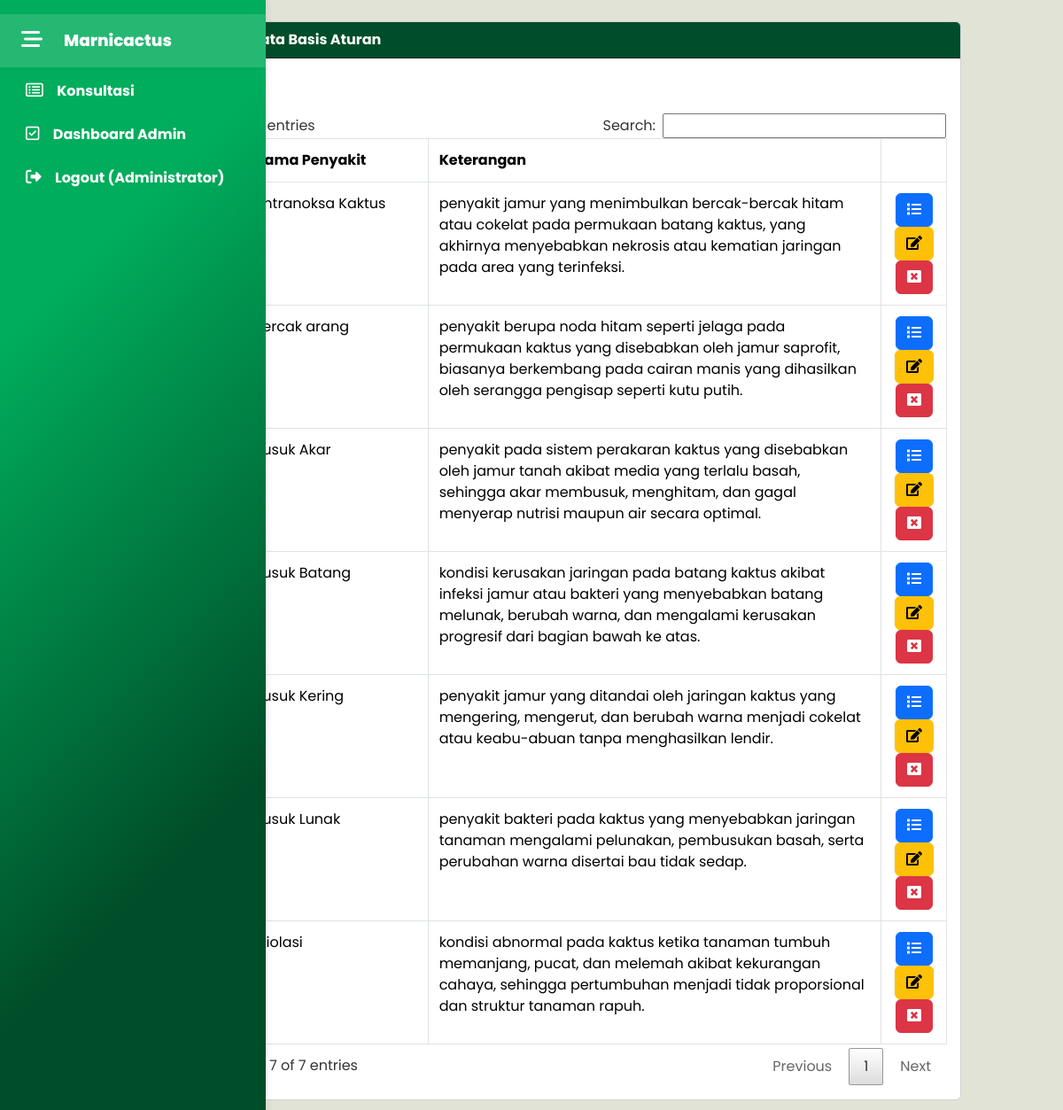
The page /index.php?page=aturan (signed in) on the database its author committed.
### tables this page shows
CREATE TABLE `basis_aturan` (
  `idaturan` int(11) NOT NULL,
  `idpenyakit` int(11) NOT NULL
);

CREATE TABLE `penyakit` (
  `idpenyakit` int(11) NOT NULL,
  `nmpenyakit` varchar(50) NOT NULL,
  `keterangan` text NOT NULL,
  `solusi` text NOT NULL
);

### tampil_aturan.php (the view, shortened to what this page needs)
<div class="card">
  <div class="card-header text-white border-dark"><strong>Halaman Data Basis Aturan</strong></div>
  <div class="card-body">
<a class="btn btn-primary mb-2" href="?page=aturan&action=tambah">Tambah</a>
<table class="table table-bordered" id="myTable">
    <thead>
      <tr>
        <th width="50px">No.</th>
        <th width="200px">Nama Penyakit</th>
        <th width="550px">Keterangan</th>
        <th width="50px"></th>
      </tr>
    </thead>
    <tbody>
    <?php
        $no=1;
        $sql = "SELECT basis_aturan.idaturan,basis_aturan.idpenyakit,
        penyakit.nmpenyakit,penyakit.keterangan FROM basis_aturan INNER JOIN penyakit
        ON basis_aturan.idpenyakit=penyakit.idpenyakit ORDER BY nmpenyakit ASC";
        $result = $conn->query($sql);
        while($row = $result->fetch_assoc()) {
    ?>
     <tr>
        <td><?php echo $no++; ?></td>
        <td><?php echo $row['nmpenyakit']; ?></td>
        <td><?php echo $row['keterangan']; ?></td>
        <td align="center">
            <a class="btn btn-primary" href="?page=aturan&action=detail&id=<?php echo $row['idaturan']; ?>">
                <i class="fas fa-list"></i>
            </a>
            <a class="btn btn-warning" href="?page=aturan&action=update&id=<?php echo $row['idaturan']; ?>">
                <i class="fas fa-edit"></i>
            </a>
            <a onclick="return confirm('Yakin menghapus data ini ?')" class="btn btn-danger" href="?page=aturan&action=hapus&id=<?php echo $row['idaturan']; ?>">
                <i class="fas fa-window-close"></i>
            </a>
        </td>
     </tr>
    <?php
     }
    ?>
    </tbody>
</table>
</div>
</div>

### assets/css/all.css (style rules this page uses)
.fa-edit:before { content:"\f044" }
.fa-list:before { content:"\f03a" }
.fa-window-close:before { content:"\f410" }

### assets/css/style.css (style rules this page uses)
a { text-decoration: none; }
body { font-family: "Poppins", sans-serif; width: 100%; margin: 0; padding: 0; background-color: #e1e3d6; }
.card-header { background-color: #004d29; }
table { border-collapse: collapse !important; width: 100%; }
table thead th { border: 1px solid #dee2e6 !important; padding: 0.75rem !important; background-color: #f8f9fa; }
table tbody td { border: 1px solid #dee2e6 !important; padding: 0.75rem !important; }

### rows shown on the page
basis_aturan: idpenyakit.nmpenyakit "Antranoksa Kaktus", idpenyakit.keterangan "penyakit jamur yang menimbulkan bercak-bercak hitam atau cokelat pada permukaan batang kaktus, yang akhirnya menyebabkan nekrosis atau kematian jaringan pada area yang terinfeksi."
basis_aturan: idpenyakit.nmpenyakit "Bercak arang", idpenyakit.keterangan "penyakit berupa noda hitam seperti jelaga pada permukaan kaktus yang disebabkan oleh jamur saprofit, biasanya berkembang pada cairan manis yang dihasilkan oleh serangga pengisap seperti kutu putih."
basis_aturan: idpenyakit.nmpenyakit "Busuk Akar", idpenyakit.keterangan "penyakit pada sistem perakaran kaktus yang disebabkan oleh jamur tanah akibat media yang terlalu basah, sehingga akar membusuk, menghitam, dan gagal menyerap nutrisi maupun air secara optimal."
basis_aturan: idpenyakit.nmpenyakit "Busuk Batang", idpenyakit.keterangan "kondisi kerusakan jaringan pada batang kaktus akibat infeksi jamur atau bakteri yang menyebabkan batang melunak, berubah warna, dan mengalami kerusakan progresif dari bagian bawah ke atas."
basis_aturan: idpenyakit.nmpenyakit "Busuk Kering", idpenyakit.keterangan "penyakit jamur yang ditandai oleh jaringan kaktus yang mengering, mengerut, dan berubah warna menjadi cokelat atau keabu-abuan tanpa menghasilkan lendir."
basis_aturan: idpenyakit.nmpenyakit "Busuk Lunak", idpenyakit.keterangan "penyakit bakteri pada kaktus yang menyebabkan jaringan tanaman mengalami pelunakan, pembusukan basah, serta perubahan warna disertai bau tidak sedap."
basis_aturan: idpenyakit.nmpenyakit "Etiolasi", idpenyakit.keterangan "kondisi abnormal pada kaktus ketika tanaman tumbuh memanjang, pucat, dan melemah akibat kekurangan cahaya, sehingga pertumbuhan menjadi tidak proporsional dan struktur tanaman rapuh."

### other values the page prints
$_SESSION['admin_name'] "Administrator"
